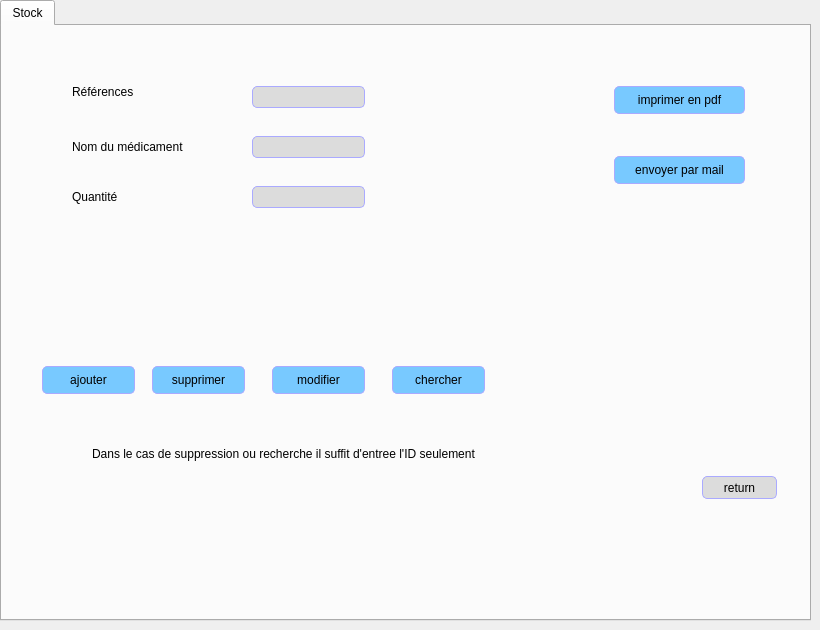
        <widget class="QWidget" name="page_19">
         <widget class="QTabWidget" name="tabWidget_13">
          <property name="geometry">
           <rect>
            <x>0</x>
            <y>0</y>
            <width>811</width>
            <height>621</height>
           </rect>
          </property>
          <widget class="QWidget" name="tab_16">
           <attribute name="title">
            <string>Stock</string>
           </attribute>
           <widget class="QPushButton" name="pushButton_31">
            <property name="geometry">
             <rect>
              <x>700</x>
              <y>450</y>
              <width>75</width>
              <height>23</height>
             </rect>
            </property>
            <property name="styleSheet">
             <string notr="true">QPushButton:checked {
    background-color: qlineargradient(spread:pad, x1:0, y1:0, x2:0, y2:1,   stop:0 rgb(120, 201, 255), stop:1 rgb(120, 0, 255))
}

QPushButton:hover {

	
	background-color: rgb(255, 0, 0);
}
QPushButton {
    background-color: rgb(220,220,220);
 border: 1px solid black;
	border-color: rgb(170, 170, 255);
     border-radius: 5px;
}</string>
            </property>
            <property name="text">
             <string>return</string>
            </property>
           </widget>
           <widget class="QLabel" name="label_21">
            <property name="geometry">
             <rect>
              <x>70</x>
              <y>160</y>
              <width>101</width>
              <height>21</height>
             </rect>
            </property>
            <property name="text">
             <string>Quantité</string>
            </property>
           </widget>
           <widget class="QLineEdit" name="lineEdit_15">
            <property name="geometry">
             <rect>
              <x>250</x>
              <y>110</y>
              <width>113</width>
              <height>22</height>
             </rect>
            </property>
            <property name="styleSheet">
             <string notr="true">background-color: rgb(220,220,220);
 border: 1px solid black;
	border-color: rgb(170, 170, 255);
     border-radius: 5px;</string>
            </property>
           </widget>
           <widget class="QLineEdit" name="lineEdit_16">
            <property name="geometry">
             <rect>
              <x>250</x>
              <y>160</y>
              <width>113</width>
              <height>22</height>
             </rect>
            </property>
            <property name="styleSheet">
             <string notr="true">background-color: rgb(220,220,220);
 border: 1px solid black;
	border-color: rgb(170, 170, 255);
     border-radius: 5px;</string>
            </property>
           </widget>
           <widget class="QPushButton" name="pushButton_54">
            <property name="geometry">
             <rect>
              <x>612</x>
              <y>60</y>
              <width>131</width>
              <height>28</height>
             </rect>
            </property>
            <property name="styleSheet">
             <string notr="true">QPushButton:checked {
    background-color: qlineargradient(spread:pad, x1:0, y1:0, x2:0, y2:1,   stop:0 rgb(120, 201, 255), stop:1 rgb(120, 0, 255))
}

QPushButton:hover {

	background-color: rgb(170, 255, 255);
}
QPushButton {
     background-color: rgb(120, 201, 255); border: 1px solid black;
	border-color: rgb(170, 170, 255);
     border-radius: 5px;
}</string>
            </property>
            <property name="text">
             <string>imprimer en pdf</string>
            </property>
           </widget>
           <widget class="QPushButton" name="pushButton_52">
            <property name="geometry">
             <rect>
              <x>270</x>
              <y>340</y>
              <width>93</width>
              <height>28</height>
             </rect>
            </property>
            <property name="styleSheet">
             <string notr="true">QPushButton:checked {
    background-color: qlineargradient(spread:pad, x1:0, y1:0, x2:0, y2:1,   stop:0 rgb(120, 201, 255), stop:1 rgb(120, 0, 255))
}

QPushButton:hover {

	background-color: rgb(170, 255, 255);
}
QPushButton {
     background-color: rgb(120, 201, 255); border: 1px solid black;
	border-color: rgb(170, 170, 255);
     border-radius: 5px;
}</string>
            </property>
            <property name="text">
             <string>modifier</string>
            </property>
           </widget>
           <widget class="QPushButton" name="pushButton_50">
            <property name="geometry">
             <rect>
              <x>40</x>
              <y>340</y>
              <width>93</width>
              <height>28</height>
             </rect>
            </property>
            <property name="styleSheet">
             <string notr="true">QPushButton:checked {
    background-color: qlineargradient(spread:pad, x1:0, y1:0, x2:0, y2:1,   stop:0 rgb(120, 201, 255), stop:1 rgb(120, 0, 255))
}

QPushButton:hover {

	background-color: rgb(170, 255, 255);
}
QPushButton {
     background-color: rgb(120, 201, 255); border: 1px solid black;
	border-color: rgb(170, 170, 255);
     border-radius: 5px;
}</string>
            </property>
            <property name="text">
             <string>ajouter</string>
            </property>
           </widget>
           <widget class="QPushButton" name="pushButton_55">
            <property name="geometry">
             <rect>
              <x>612</x>
              <y>130</y>
              <width>131</width>
              <height>28</height>
             </rect>
            </property>
            <property name="styleSheet">
             <string notr="true">QPushButton:checked {
    background-color: qlineargradient(spread:pad, x1:0, y1:0, x2:0, y2:1,   stop:0 rgb(120, 201, 255), stop:1 rgb(120, 0, 255))
}

QPushButton:hover {

	background-color: rgb(170, 255, 255);
}
QPushButton {
     background-color: rgb(120, 201, 255); border: 1px solid black;
	border-color: rgb(170, 170, 255);
     border-radius: 5px;
}</string>
            </property>
            <property name="text">
             <string>envoyer par mail</string>
            </property>
           </widget>
           <widget class="QLineEdit" name="lineEdit_14">
            <property name="geometry">
             <rect>
              <x>250</x>
              <y>60</y>
              <width>113</width>
              <height>22</height>
             </rect>
            </property>
            <property name="styleSheet">
             <string notr="true">background-color: rgb(220,220,220);
 border: 1px solid black;
	border-color: rgb(170, 170, 255);
     border-radius: 5px;</string>
            </property>
           </widget>
           <widget class="QLabel" name="label_20">
            <property name="geometry">
             <rect>
              <x>70</x>
              <y>110</y>
              <width>131</width>
              <height>21</height>
             </rect>
            </property>
            <property name="text">
             <string>Nom du médicament</string>
            </property>
           </widget>
           <widget class="QPushButton" name="pushButton_51">
            <property name="geometry">
             <rect>
              <x>150</x>
              <y>340</y>
              <width>93</width>
              <height>28</height>
             </rect>
            </property>
            <property name="styleSheet">
             <string notr="true">QPushButton:checked {
    background-color: qlineargradient(spread:pad, x1:0, y1:0, x2:0, y2:1,   stop:0 rgb(120, 201, 255), stop:1 rgb(120, 0, 255))
}

QPushButton:hover {

	background-color: rgb(170, 255, 255);
}
QPushButton {
     background-color: rgb(120, 201, 255); border: 1px solid black;
	border-color: rgb(170, 170, 255);
     border-radius: 5px;
}</string>
            </property>
            <property name="text">
             <string>supprimer</string>
            </property>
           </widget>
           <widget class="QLabel" name="label_19">
            <property name="geometry">
             <rect>
              <x>70</x>
              <y>50</y>
              <width>71</width>
              <height>31</height>
             </rect>
            </property>
            <property name="text">
             <string>Références</string>
            </property>
           </widget>
           <widget class="QPushButton" name="pushButton_53">
            <property name="geometry">
             <rect>
              <x>390</x>
              <y>340</y>
              <width>93</width>
              <height>28</height>
             </rect>
            </property>
            <property name="styleSheet">
             <string notr="true">QPushButton:checked {
    background-color: qlineargradient(spread:pad, x1:0, y1:0, x2:0, y2:1,   stop:0 rgb(120, 201, 255), stop:1 rgb(120, 0, 255))
}

QPushButton:hover {

	background-color: rgb(170, 255, 255);
}
QPushButton {
     background-color: rgb(120, 201, 255); border: 1px solid black;
	border-color: rgb(170, 170, 255);
     border-radius: 5px;
}</string>
            </property>
            <property name="text">
             <string>chercher</string>
            </property>
           </widget>
           <widget class="QLabel" name="label_47">
            <property name="geometry">
             <rect>
              <x>90</x>
              <y>420</y>
              <width>451</width>
              <height>16</height>
             </rect>
            </property>
            <property name="text">
             <string>Dans le cas de suppression ou recherche il suffit d'entree l'ID seulement</string>
            </property>
           </widget>
          </widget>
         </widget>
        </widget>
